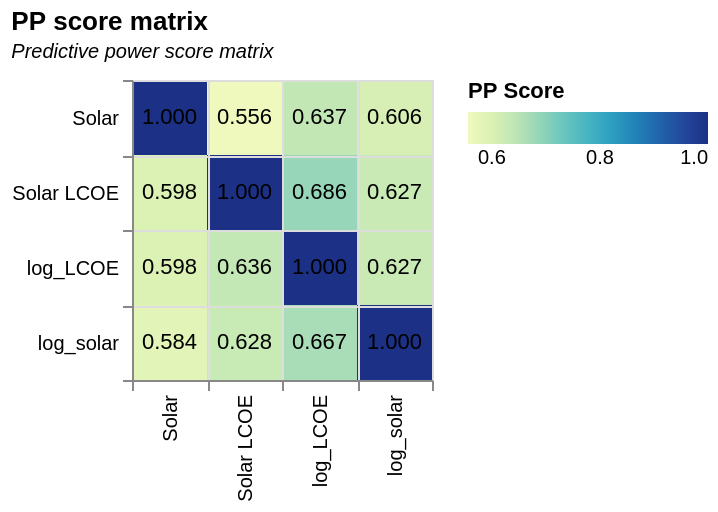

Write a Vega-Lite specification for this figure.
### Vega-Lite specification from a JSON file in a GitHub repository (floating-point values rounded to 4 significant figures)
{"$schema": "https://vega.github.io/schema/vega-lite/v5.json", "data": {"values": [{"": "0", "x": "Solar LCOE", "y": "Solar LCOE", "ppscore": "1.0", "case": "predict_itself", "is_valid_score": "True", "metric": "", "baseline_score": "0.0", "model_score": "1.0", "model": ""}, {"": "1", "x": "Solar LCOE", "y": "log_solar", "ppscore": "0.6273056078148743", "case": "regression", "is_valid_score": "True", "metric": "mean absolute error", "baseline_score": "0.7847937155653929", "model_score": "0.2924882168133505", "model": "DecisionTreeRegressor()"}, {"": "2", "x": "Solar LCOE", "y": "log_LCOE", "ppscore": "0.6860237623291439", "case": "regression", "is_valid_score": "True", "metric": "mean absolute error", "baseline_score": "0.5759920240703051", "model_score": "0.18084780864601557", "model": "DecisionTreeRegressor()"}, {"": "3", "x": "Solar LCOE", "y": "Solar", "ppscore": "0.5978368764716724", "case": "regression", "is_valid_score": "True", "metric": "mean absolute error", "baseline_score": "213483.49687500004", "model_score": "85855.18992499998", "model": "DecisionTreeRegressor()"}, {"": "4", "x": "log_solar", "y": "Solar LCOE", "ppscore": "0.6277246715109566", "case": "regression", "is_valid_score": "True", "metric": "mean absolute error", "baseline_score": "0.08298100841666668", "model_score": "0.030891782166666666", "model": "DecisionTreeRegressor()"}, {"": "5", "x": "log_solar", "y": "log_solar", "ppscore": "1.0", "case": "predict_itself", "is_valid_score": "True", "metric": "", "baseline_score": "0.0", "model_score": "1.0", "model": ""}, {"": "6", "x": "log_solar", "y": "log_LCOE", "ppscore": "0.6667237618754203", "case": "regression", "is_valid_score": "True", "metric": "mean absolute error", "baseline_score": "0.5759920240703051", "model_score": "0.19196445497191372", "model": "DecisionTreeRegressor()"}, {"": "7", "x": "log_solar", "y": "Solar", "ppscore": "0.5843399092563544", "case": "regression", "is_valid_score": "True", "metric": "mean absolute error", "baseline_score": "213483.49687500004", "model_score": "88736.56968333332", "model": "DecisionTreeRegressor()"}, {"": "8", "x": "log_LCOE", "y": "Solar LCOE", "ppscore": "0.6361246196432653", "case": "regression", "is_valid_score": "True", "metric": "mean absolute error", "baseline_score": "0.08298100841666668", "model_score": "0.030194745999999998", "model": "DecisionTreeRegressor()"}, {"": "9", "x": "log_LCOE", "y": "log_solar", "ppscore": "0.6273056078148743", "case": "regression", "is_valid_score": "True", "metric": "mean absolute error", "baseline_score": "0.7847937155653929", "model_score": "0.2924882168133505", "model": "DecisionTreeRegressor()"}, {"": "10", "x": "log_LCOE", "y": "log_LCOE", "ppscore": "1.0", "case": "predict_itself", "is_valid_score": "True", "metric": "", "baseline_score": "0.0", "model_score": "1.0", "model": ""}, {"": "11", "x": "log_LCOE", "y": "Solar", "ppscore": "0.5978368764716724", "case": "regression", "is_valid_score": "True", "metric": "mean absolute error", "baseline_score": "213483.49687500004", "model_score": "85855.18992499998", "model": "DecisionTreeRegressor()"}, {"": "12", "x": "Solar", "y": "Solar LCOE", "ppscore": "0.5557560785688251", "case": "regression", "is_valid_score": "True", "metric": "mean absolute error", "baseline_score": "0.08298100841666668", "model_score": "0.03686380858333333", "model": "DecisionTreeRegressor()"}, {"": "13", "x": "Solar", "y": "log_solar", "ppscore": "0.6058403316794453", "case": "regression", "is_valid_score": "True", "metric": "mean absolute error", "baseline_score": "0.7847937155653929", "model_score": "0.309334030627311", "model": "DecisionTreeRegressor()"}, {"": "14", "x": "Solar", "y": "log_LCOE", "ppscore": "0.6372058460803554", "case": "regression", "is_valid_score": "True", "metric": "mean absolute error", "baseline_score": "0.5759920240703051", "model_score": "0.20896653903704998", "model": "DecisionTreeRegressor()"}, {"": "15", "x": "Solar", "y": "Solar", "ppscore": "1.0", "case": "predict_itself", "is_valid_score": "True", "metric": "", "baseline_score": "0.0", "model_score": "1.0", "model": ""}]}, "height": 150, "width": 150, "title": {"text": "PP score matrix", "subtitle": ["Predictive power score matrix"], "subtitleFontSize": 10, "subtitleFontStyle": "italic", "anchor": "start"}, "encoding": {"y": {"field": "x", "type": "nominal", "title": null}, "x": {"field": "y", "type": "nominal", "title": null}}, "layer": [{"mark": "rect", "encoding": {"color": {"field": "ppscore", "type": "quantitative", "title": "PP Score", "legend": {"direction": "horizontal", "gradientLength": 120}}}}, {"mark": "text", "encoding": {"text": {"field": "ppscore", "type": "quantitative", "format": ".3f"}}}], "config": {"axis": {"grid": true, "tickBand": "extent"}}}
